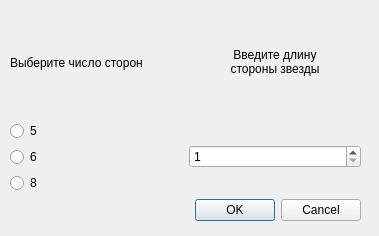
<?xml version="1.0" encoding="UTF-8"?>
<ui version="4.0">
 <class>DialogStar</class>
 <widget class="QDialog" name="DialogStar">
  <property name="geometry">
   <rect>
    <x>0</x>
    <y>0</y>
    <width>379</width>
    <height>236</height>
   </rect>
  </property>
  <property name="windowTitle">
   <string>InputFigure</string>
  </property>
  <widget class="QWidget" name="layoutWidget">
   <property name="geometry">
    <rect>
     <x>10</x>
     <y>10</y>
     <width>351</width>
     <height>211</height>
    </rect>
   </property>
   <layout class="QGridLayout" name="gridLayout_2">
    <item row="0" column="0">
     <layout class="QGridLayout" name="gridLayout">
      <item row="3" column="1">
       <widget class="QSpinBox" name="spinBox">
        <property name="minimum">
         <number>1</number>
        </property>
        <property name="maximum">
         <number>500</number>
        </property>
        <property name="singleStep">
         <number>5</number>
        </property>
       </widget>
      </item>
      <item row="3" column="0">
       <layout class="QVBoxLayout" name="verticalLayout">
        <item>
         <widget class="QRadioButton" name="radioButton5">
          <property name="text">
           <string>5</string>
          </property>
          <attribute name="buttonGroup">
           <string notr="true">buttonGroup</string>
          </attribute>
         </widget>
        </item>
        <item>
         <widget class="QRadioButton" name="radioButton6">
          <property name="text">
           <string>6</string>
          </property>
          <attribute name="buttonGroup">
           <string notr="true">buttonGroup</string>
          </attribute>
         </widget>
        </item>
        <item>
         <widget class="QRadioButton" name="radioButton8">
          <property name="text">
           <string>8</string>
          </property>
          <attribute name="buttonGroup">
           <string notr="true">buttonGroup</string>
          </attribute>
         </widget>
        </item>
       </layout>
      </item>
      <item row="2" column="1">
       <widget class="QLabel" name="label_2">
        <property name="text">
         <string>&lt;html&gt;&lt;head/&gt;&lt;body&gt;&lt;p align=&quot;center&quot;&gt;Введите длину&lt;br/&gt;стороны звезды&lt;/p&gt;&lt;/body&gt;&lt;/html&gt;</string>
        </property>
       </widget>
      </item>
      <item row="2" column="0">
       <widget class="QLabel" name="label">
        <property name="text">
         <string>Выберите число сторон</string>
        </property>
       </widget>
      </item>
     </layout>
    </item>
    <item row="1" column="0">
     <widget class="QDialogButtonBox" name="buttonBox">
      <property name="orientation">
       <enum>Qt::Horizontal</enum>
      </property>
      <property name="standardButtons">
       <set>QDialogButtonBox::Cancel|QDialogButtonBox::Ok</set>
      </property>
     </widget>
    </item>
   </layout>
  </widget>
 </widget>
 <resources/>
 <connections>
  <connection>
   <sender>buttonBox</sender>
   <signal>accepted()</signal>
   <receiver>DialogStar</receiver>
   <slot>accept()</slot>
   <hints>
    <hint type="sourcelabel">
     <x>248</x>
     <y>254</y>
    </hint>
    <hint type="destinationlabel">
     <x>157</x>
     <y>274</y>
    </hint>
   </hints>
  </connection>
  <connection>
   <sender>buttonBox</sender>
   <signal>rejected()</signal>
   <receiver>DialogStar</receiver>
   <slot>reject()</slot>
   <hints>
    <hint type="sourcelabel">
     <x>316</x>
     <y>260</y>
    </hint>
    <hint type="destinationlabel">
     <x>286</x>
     <y>274</y>
    </hint>
   </hints>
  </connection>
 </connections>
 <buttongroups>
  <buttongroup name="buttonGroup"/>
 </buttongroups>
</ui>
